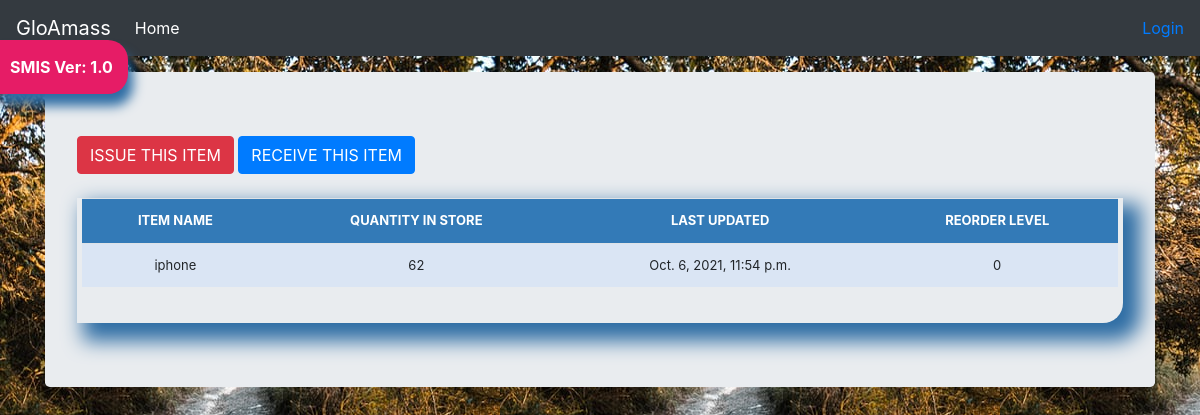
The page /stock_detail/8/ on the database its author committed.
### stockmgmgt/models.py (models this page shows, shortened)
class Stock(models.Model):
    category = models.ForeignKey(Category, on_delete=models.CASCADE, blank=True)
    item_name = models.CharField(max_length=50, blank=True, null=True)
    quantity = models.IntegerField(default='0', blank=True, null=True)
    receive_quantity = models.IntegerField(default='0', blank=True, null=True)
    receive_by = models.CharField(max_length=50, blank=True, null=True)
    issue_quantity = models.IntegerField(default='0', blank=True, null=True)
    issue_by = models.CharField(max_length=50, blank=True, null=True)
    issue_to = models.CharField(max_length=50, blank=True, null=True)
    phone_number = models.CharField(max_length=50, blank=True, null=True)
    created_by = models.CharField(max_length=50, blank=True, null=True)
    reorder_level = models.IntegerField(default='0', blank=True, null=True)
    last_updated = models.DateTimeField(auto_now_add=False, auto_now=True)
    timestamp = models.DateTimeField(auto_now_add=True, auto_now=False)

### stockmgmgt/views.py (the view)
# urls.py: path('stock_detail/<str:pk>/', views.stock_detail, name="stock_detail"),
def stock_detail(request, pk):
    queryset = Stock.objects.get(id=pk)
    context = {
        "queryset": queryset,
    }
    return render(request, "stock_detail.html", context)

### stockmgmgt/templates/stock_detail.html (shortened to what this page needs)
{% load static %}
{% load crispy_forms_tags %}
<!doctype html>
<html lang="en">
  <head>
    <link href="{% static 'css/stylesheet.css' %}" rel="stylesheet">
    <link href="{% static 'css/bootstrap.min.css' %}" rel="stylesheet">
        <link href="{% static 'css/navbar-top-fixed.css' %}" rel="stylesheet">
  </head>
  <body>
    {% include 'navbar.html' %}
<main role="main" class="container">
  <div class="jumbotron">
    <a href="{% url 'issue_items' queryset.id %}"><div class='btn btn-danger'>ISSUE THIS ITEM</div></a>
     <a href="{% url 'receive_items' queryset.id %}"><div class='btn btn-primary'>RECEIVE THIS ITEM</div></a>
        <br><br>
        <div class="display_table">
          <table class='table'>
                  <tr>
                    <th>ITEM NAME</th>
                    <th>QUANTITY IN STORE</th>
                    <th>LAST UPDATED</th>
                    <th>REORDER LEVEL</th>
                  </tr>
                  <tr>
                    <td>{{queryset.item_name}}</td>
                    <td>{{queryset.quantity}}</td>
                    <td>{{queryset.last_updated}}</td>
                    <td>{{queryset.reorder_level}}</td>
                  </tr>
          </table>
        </div>
  </div>
</main>
      </body>
</html>

### stockmgmgt/static/css/stylesheet.css (style rules this page uses)
body { background-color: #34eb6b; background-image: url("../img/bg.jfif"); }
.table { font-size: 13px; text-align: center; width: 95%; margin: auto; text-align: center; }
.table tr:nth-child(odd) { background: #B8CAE4 }
.table tr:nth-child(even) { background: #dae5f4 }
th { background-color: #337ab7; color: white; }
.display_table { border-bottom-right-radius: 20px; padding-left: 5px; padding-right: 5px; padding-bottom: 20px; box-shadow: 12px 12px 20px 6px #2e6da4; }

### stockmgmgt/static/css/navbar-top-fixed.css (style rules this page uses)
body { min-height: 75rem; padding-top: 4.5rem; }

### rows shown on the page
Stock: item_name "iphone", quantity "62", last_updated "Oct. 6, 2021, 11:54 p.m.", reorder_level "0"
